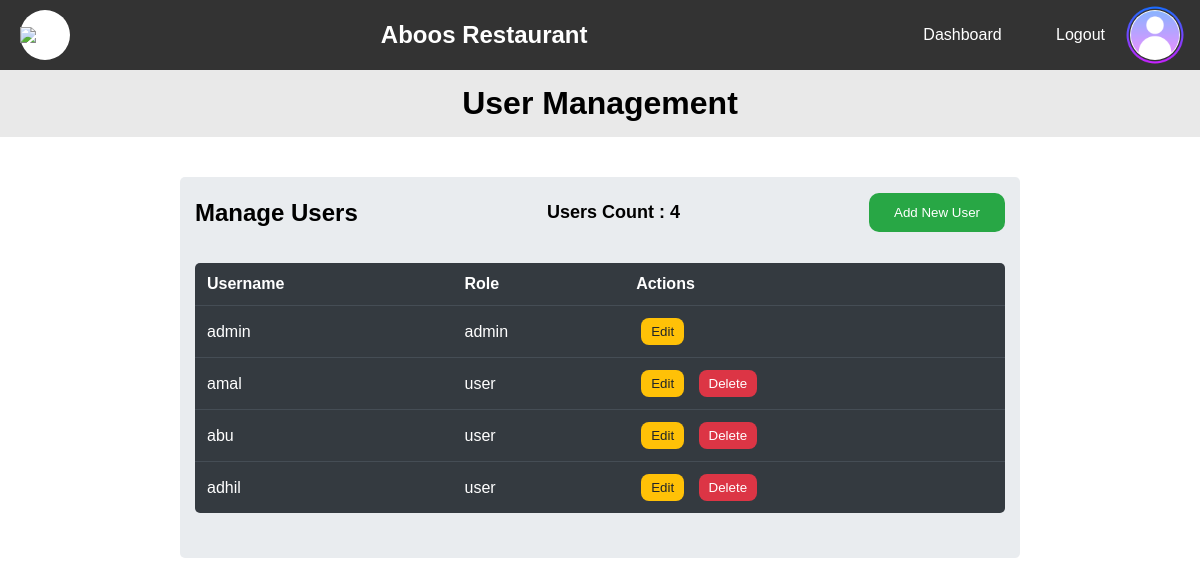
The app's page /dashboard/user-management (signed in) with its own data.
### v1/models.py (models this page shows, shortened)
class Users(db.Model, UserMixin):
    __tablename__ = "users"
    uid = db.Column(db.Integer, primary_key=True)
    username = db.Column(db.String(20), unique=True, nullable=False)
    password = db.Column(db.String(150), nullable=False)
    role = db.Column(db.String(6), nullable=False)

### v1/routes.py (the view, shortened to what this page needs)
    @app.route("/dashboard/user-management")
    @login_required
    def user_management():
        if current_user.role == "admin":
            user_data = Users.query.all()
            return render_template(
                "/dashboard/user_managment.html",
                username=current_user.username,
                users=user_data,
                count=len(user_data),
            )

### v1/app.py (called while the page is built)
def create_app():
    app = Flask(
        __name__,
        template_folder="templates",
        static_folder="static",
        static_url_path="/",
    )
    app.config["SQLALCHEMY_DATABASE_URI"] = "sqlite:///./app.db"
    app.secret_key = "resturant-app-secret-key"
    db.init_app(app)
    login_manager = LoginManager()
    login_manager.init_app(app)
    from models import Users
    @login_manager.user_loader
    def load_user(uid):
        return Users.query.get(uid)
    @login_manager.unauthorized_handler
    def unauthorized_callback():
        return redirect(
            url_for(
                "auth_error",
                msg="Only authorized users can access this page. Please log in to continue.",
            )
        )
    bcrypt = Bcrypt(app)
    from routes import register_routes
    register_routes(app, db, bcrypt)
    migrate = Migrate(app, db)
    return app

### v1/templates/dashboard/user_managment.html (shortened to what this page needs)
<!DOCTYPE html>
<html lang="en">
<head>
    <link rel="stylesheet" href="/css/dashboard/mng.css">
    <link rel="stylesheet" href="/css/dashboard/navbar.css">
</head>
<body>
    <header>
        <nav class="navbar">
            <div class="nav-div">
                <div class="nav-logo">
                    <img src="/images/favicon.png">
                </div>
                <div class="nav-head">
                    <h2>Aboos Restaurant</h2>
                </div>
                <div class="nav-links">
                    <ul>
                        <li><a href="/dashboard">Dashboard</a></li>
                        <li><a href="{{ url_for('logout') }}">Logout</a></li>
                    </ul>
                    <div class="nav-logo">
                        <img src="/images/profile-icon.png">
                    </div>
                </div>
            </div>
        </nav>
    </header>
    <div class="main">
        <div class="head-div">
            <h1> User Management </h1>
        </div>
        <div class="container">
            <div class="row-head">
                <h2>Manage <b>Users</b></h2>
                <div class="count-div">
                    <span>Users Count : {{ count }}</span>
                </div>
                <button id="insert-popup" type="button">Add New User</button>
            </div>
            <div class="row-body">
                <table>
                    <thead>
                        <tr>
                            <th>Username</th>
                            <th>Role</th>
                            <th>Actions</th>
                        </tr>
                    </thead>
                    <tbody>
                        {% for user in users %}
                        <tr>
                            <td>{{ user.username }}</td>
                            <td>{{ user.role }}</td>
                            <td>
                                <button type="button" data-uid="{{ user.uid }}" data-username="{{ user.username }}"
                                    class="btn btn-edit update-popup">Edit</button>
                                {% if user.role != "admin" %}
                                <button type="button" class="btn btn-delete"><a
                                        href="/user/delete/{{ user.uid }}">Delete</a></button>
                                {% endif %}
                            </td>
                        </tr>
                        {% endfor %}
                    </tbody>
                </table>
            </div>
        </div>
    </div>
</body>
</html>

### v1/static/css/dashboard/mng.css (style rules this page uses)
* { padding: 0; margin: 0; box-sizing: border-box; }
body { font-family: Arial, sans-serif; }
.main { display: flex; flex-direction: column; align-items: center; }
.head-div { background-color: rgb(233, 233, 233, 0.959); padding: 15px; text-align: center; width: 100%; }
.container { background-color: #e9ecef; width: 70%; display: flex; flex-direction: column; flex-wrap: wrap; margin-top: 40px; border-radius: 5px; justify-content: center; align-items: center; padding-bottom: 10px; }
.row-head { display: flex; justify-content: space-between; align-items: center; padding: 10px; width: 100%; margin: 5px 0; }
.row-head h2, .row-head button { margin: 0 5px; }
.row-head button { color: #fff; background-color: #28a745; font-weight: 400; text-align: center; vertical-align: middle; cursor: pointer; padding: 10px 25px; line-height: 1.5; border-radius: 10px; border: 0; }
.count-div { padding: 10px 25px; border-radius: 10px; text-align: center; }
.count-div span { font-size: 18px; font-weight: bold; }
.row-body { width: 100%; padding: 15px; height: 300px; overflow: auto; }
.row-body table { width: 100%; color: #fff; background-color: #343a40; text-align: left; border-radius: 5px; border-collapse: collapse; overflow: hidden; }
.row-body table th, .row-body table td { padding: 12px; }
.row-body table td { border-top: 1px solid #454d55; }
.row-body .btn { outline: 0; border: 0; padding: 6px 10px; border-radius: 8px; margin: 0 5px; cursor: pointer; }
.row-body .btn a { text-decoration: none; }
.row-body .btn-edit { color: #212529; font-weight: 400; background-color: #ffc107; }
.row-body .btn-delete { background-color: #dc3545; }
.row-body .btn-delete a { text-decoration: none; color: white; }

### v1/static/css/dashboard/navbar.css (style rules this page uses)
.navbar { background-color: #333; color: #fff; padding: 10px 20px; position: relative; }
.nav-div { display: flex; align-items: center; justify-content: space-between; }
.nav-logo { background-color: white; border-radius: 50%; width: 50px; height: 50px; display: flex; align-items: center; justify-content: center; }
.nav-logo img { width: 70px; }
.nav-links { display: flex; align-items: center; }
.nav-links li { display: inline-block; list-style: none; margin: 0 25px; }
.nav-links a { color: #fff; text-decoration: none; border-bottom: 3px solid transparent; transition: border-color 0.3s ease; padding-bottom: 10px; }

### records on screen
Users: username "admin", role "admin"
Users: username "amal", role "user"
Users: username "abu", role "user"
Users: username "adhil", role "user"

### other values on screen
{{ count }} "4"
